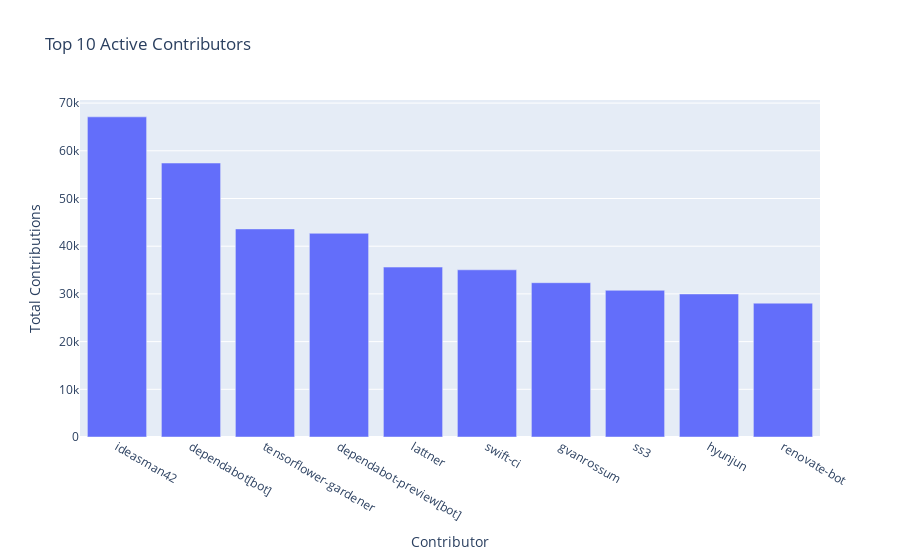

Write notebook code for a chart like this one.
### Code cell
import plotly.graph_objects as go

new_df['contributions'] = pd.to_numeric(new_df['contributions'])

contributors_grouped = new_df.groupby('login')['contributions'].sum().reset_index()

top_contributors = contributors_grouped.nlargest(10, 'contributions')

fig = go.Figure(data=go.Bar(x=top_contributors['login'], y=top_contributors['contributions']))
fig.update_layout(title='Top 10 Active Contributors',
                  xaxis_title='Contributor',
                  yaxis_title='Total Contributions')
fig.show()

### Figure 1 — Plotly figure (JSON) as saved in the notebook; plotly's stock layout.template omitted (floating-point values rounded to 4 significant figures)
{"data": [{"type": "bar", "x": ["ideasman42", "dependabot[bot]", "tensorflower-gardener", "dependabot-preview[bot]", "lattner", "swift-ci", "gvanrossum", "ss3", "hyunjun", "renovate-bot"], "y": [67118, 57437, 43622, 42703, 35623, 35052, 32349, 30752, 29987, 28056]}], "layout": {"title": {"text": "Top 10 Active Contributors"}, "xaxis": {"title": {"text": "Contributor"}}, "yaxis": {"title": {"text": "Total Contributions"}}}}
